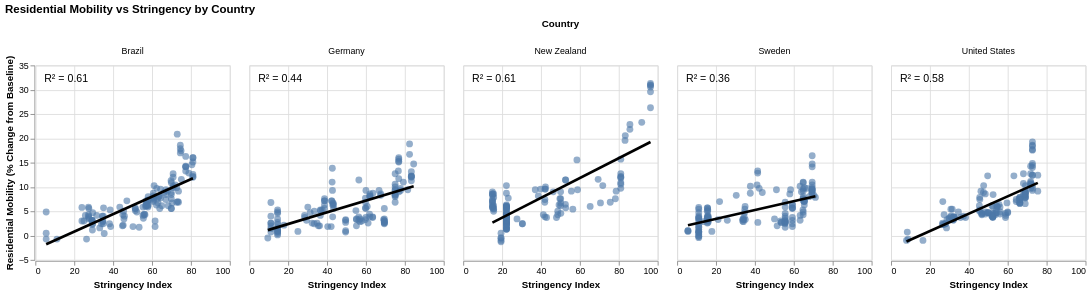

The notebook cell saved with this chart:
### Code cell
import pandas as pd
import altair as alt

# final_df should already contain:
# week, country, residential, StringencyIndex_Average

# Base scatter
points = alt.Chart(final_df).mark_circle(size=60, opacity=0.6).encode(
    x=alt.X("StringencyIndex_Average:Q", title="Stringency Index"),
    y=alt.Y("residential:Q", title="Residential Mobility (% Change from Baseline)"),
    tooltip=[
        alt.Tooltip("country:N", title="Country"),
        alt.Tooltip("week:T", title="Week"),
        alt.Tooltip("StringencyIndex_Average:Q", title="Stringency", format=".2f"),
        alt.Tooltip("residential:Q", title="Residential", format=".2f")
    ]
)

# Regression line
trend = alt.Chart(final_df).transform_regression(
    "StringencyIndex_Average",
    "residential"
).mark_line(size=3, color="black").encode(
    x="StringencyIndex_Average:Q",
    y="residential:Q"
)

# R^2 labels: regression transform with params=True returns rSquared
r2_text = alt.Chart(final_df).transform_regression(
    "StringencyIndex_Average",
    "residential",
    params=True
).transform_calculate(
    label="'R² = ' + format(datum.rSquared, '.2f')"
).mark_text(
    align="left",
    baseline="top",
    dx=5,
    dy=5,
    fontSize=12
).encode(
    text="label:N",
    x=alt.value(5),
    y=alt.value(5)
)

chart = (points + trend + r2_text).properties(
    width=220,
    height=220
).facet(
    column=alt.Column("country:N", title="Country")
).properties(
    title="Residential Mobility vs Stringency by Country"
)

chart

### Figure 1 — Vega-Lite specification as saved in the notebook (floating-point values rounded to 4 significant figures; data arrays with more than 128 entries replaced by an {"elided": "..."} marker saying what was removed)
{"config": {"view": {"continuousWidth": 300, "continuousHeight": 300}}, "data": {"name": "data-015497ce6ee24aa1abcb02f08ceec8a9"}, "facet": {"column": {"field": "country", "title": "Country", "type": "nominal"}}, "spec": {"layer": [{"mark": {"type": "circle", "opacity": 0.6, "size": 60}, "encoding": {"tooltip": [{"field": "country", "title": "Country", "type": "nominal"}, {"field": "week", "title": "Week", "type": "temporal"}, {"field": "StringencyIndex_Average", "format": ".2f", "title": "Stringency", "type": "quantitative"}, {"field": "residential", "format": ".2f", "title": "Residential", "type": "quantitative"}], "x": {"field": "StringencyIndex_Average", "title": "Stringency Index", "type": "quantitative"}, "y": {"field": "residential", "title": "Residential Mobility (% Change from Baseline)", "type": "quantitative"}}}, {"mark": {"type": "line", "color": "black", "size": 3}, "encoding": {"x": {"field": "StringencyIndex_Average", "type": "quantitative"}, "y": {"field": "residential", "type": "quantitative"}}, "transform": [{"on": "StringencyIndex_Average", "regression": "residential"}]}, {"mark": {"type": "text", "align": "left", "baseline": "top", "dx": 5, "dy": 5, "fontSize": 12}, "encoding": {"text": {"field": "label", "type": "nominal"}, "x": {"value": 5}, "y": {"value": 5}}, "transform": [{"on": "StringencyIndex_Average", "regression": "residential", "params": true}, {"calculate": "'R² = ' + format(datum.rSquared, '.2f')", "as": "label"}]}], "height": 220, "width": 220}, "title": "Residential Mobility vs Stringency by Country", "$schema": "https://vega.github.io/schema/vega-lite/v6.1.0.json", "datasets": {"data-015497ce6ee24aa1abcb02f08ceec8a9": {"elided": "660 records"}}}
